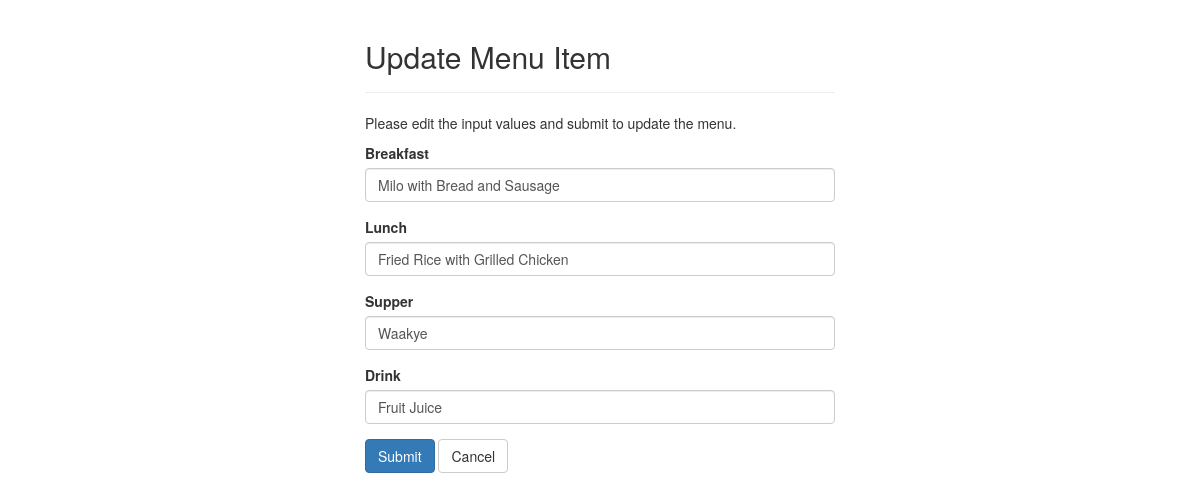
The app's page /restaurants/updatemenu.php?id=1 (signed in) with its own data.
### tables this page shows
CREATE TABLE `meal` (
  `id` int(230) NOT NULL,
  `Breakfast` varchar(255) NOT NULL,
  `Lunch` varchar(255) NOT NULL,
  `Drink` varchar(255) NOT NULL,
  `Supper` varchar(255) NOT NULL
);

### restaurants/updatemenu.php (the view, shortened to what this page needs)
<?php
require_once "../dbconnection.php";
$breakfast = $lunch = $supper = $drinks = "";
$breakfast_err = $lunch_err = $supper_err = $drinks_err = "";
if(isset($_POST["id"]) && !empty($_POST["id"])){
    $id = $_POST["id"];
    $input_breakfast = trim($_POST["breakfast"]);
    $input_lunch = trim($_POST["lunch"]);
    $input_supper = trim($_POST["supper"]);
    $input_drinks = trim($_POST["drink"]);
    $breakfast = $input_breakfast;
    $lunch = $input_lunch;
    $supper = $input_supper;
    $drinks = $input_drinks;
    $sql = "UPDATE meal SET Breakfast=?, Lunch=?, Drink=?, Supper=? WHERE id=?";
    if($stmt = mysqli_prepare($link, $sql)){
        mysqli_stmt_bind_param($stmt, "ssssi", $param_breakfast, $param_lunch, $param_drink, $param_supper, $param_id);
        $param_breakfast = $breakfast;
        $param_lunch = $lunch;
        $param_drink = $drinks;
        $param_supper = $supper;
        $param_id = $id;
        if(mysqli_stmt_execute($stmt)){
            header("location: menu.php");
            exit();
        } else{
            echo "Something went wrong. Please try again later.";
        }
    }
    mysqli_stmt_close($stmt);
    mysqli_close($link);
} else {
    if (isset($_GET["id"]) && !empty(trim($_GET["id"]))) {
        $sql = "SELECT * FROM meal WHERE id = ?";
        if ($stmt = mysqli_prepare($link, $sql)) {
            mysqli_stmt_bind_param($stmt, "i", $param_supper);
            if (mysqli_stmt_execute($stmt)) {
                $result = mysqli_stmt_get_result($stmt);
                if (mysqli_num_rows($result) == 1) {
                    $row = mysqli_fetch_array($result, MYSQLI_ASSOC);
                    $breakfast = $row["Breakfast"];
                    $lunch = $row["Lunch"];
                    $supper = $row["Supper"];
                    $drinks = $row["Drink"];
                } else {
                    header("location: error.php");
                    exit();
                }
            } else {
                echo "Oops! Something went wrong. Please try again later.";
            }
        }
    } else {
        header("location: error.php");
        exit();
    }
}
if ($_SESSION['r-Name']) {
?>
    <!DOCTYPE html>
    <html lang="en">
    <head>
        <link rel="stylesheet" href="https://maxcdn.bootstrapcdn.com/bootstrap/3.3.7/css/bootstrap.css">
    </head>
    <body>
        <div class="wrapper">
            <div class="container-fluid">
                <div class="row">
                    <div class="col-md-12">
                        <div class="page-header">
                            <h2>Update Menu Item</h2>
                        </div>
                        <p>Please edit the input values and submit to update the menu.</p>
                        <form action="<?php echo htmlspecialchars(basename($_SERVER['REQUEST_URI'])); ?>" method="post">
                            <div class="form-group <?php echo (!empty($breakfast_err)) ? 'has-error' : ''; ?>">
                                <label>Breakfast</label>
                                <input type="text" name="breakfast" class="form-control" value="<?php echo $breakfast; ?>">
                            </div>
                            <div class="form-group <?php echo (!empty($lunch_err)) ? 'has-error' : ''; ?>">
                                <label>Lunch</label>
                                <input type="text" name="lunch" class="form-control" value="<?php echo $lunch; ?>">
                            </div>
                            <div class="form-group <?php echo (!empty($supper_err)) ? 'has-error' : ''; ?>">
                                <label>Supper</label>
                                <input type="text" name="supper" class="form-control" value="<?php echo $supper; ?>">
                            </div>
                            <div class="form-group <?php echo (!empty($drinks_err)) ? 'has-error' : ''; ?>">
                                <label>Drink</label>
                                <input type="text" name="drink" class="form-control" value="<?php echo $drinks; ?>">
                            </div>
                            <input type="submit" class="btn btn-primary" value="Submit">
                            <a href="menu.php" class="btn btn-default">Cancel</a>
                        </form>
                    </div>
                </div>
            </div>
        </div>
    </body>
    </html>
<?php
} else {
    header('location: login.php');
}

### restaurants/updatemenu.php (style rules this page uses)
.wrapper { width: 500px; margin: 0 auto; }

### records on screen
meal: breakfast "Milo with Bread and Sausage", lunch "Fried Rice with Grilled Chicken", supper "Waakye", drink "Fruit Juice"
